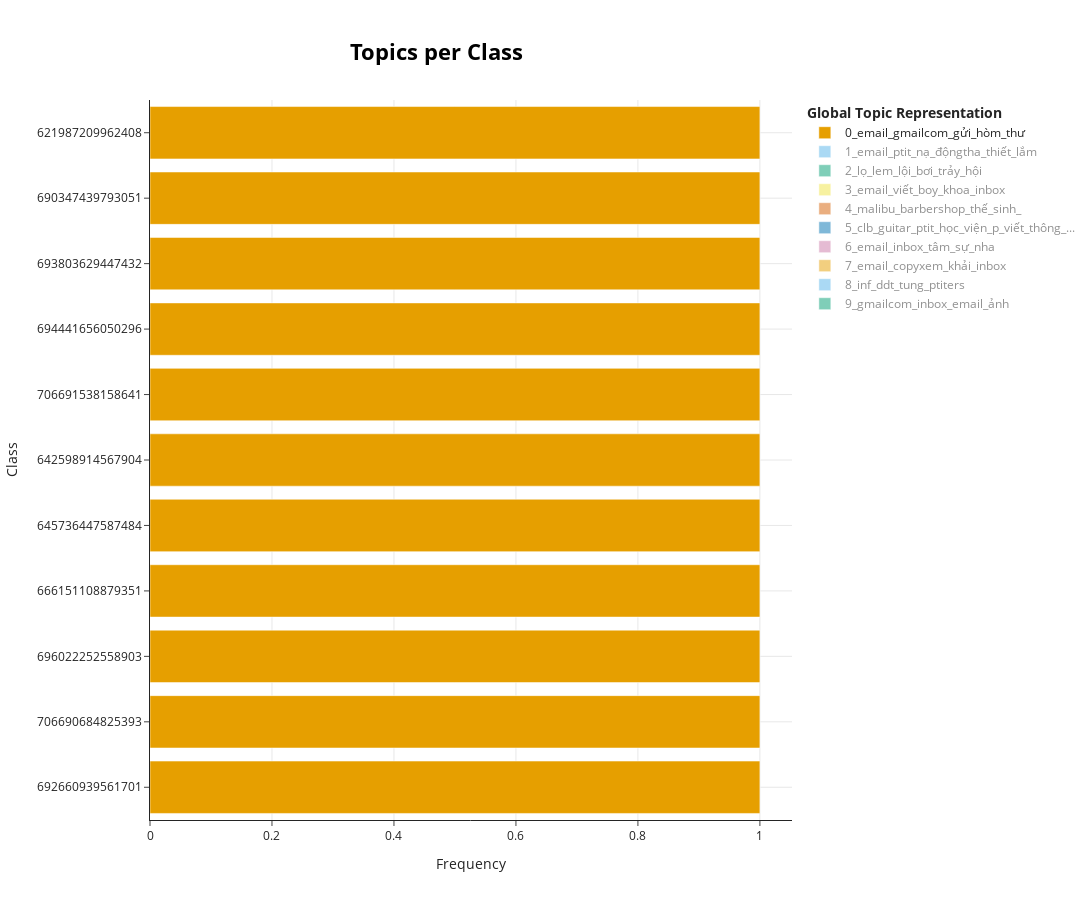

Notebook cell for this chart:
### Code cell
classes = [i for i in papers["post_id"]]
classes = [str(i) for i in classes] # convert to string
topics_per_class = topic_model.topics_per_class(docs, classes=classes)
topic_model.visualize_topics_per_class(topics_per_class)

### Figure 1 — Plotly figure (JSON) as saved in the notebook; plotly's stock layout.template omitted (floating-point values rounded to 4 significant figures)
{"data": [{"hoverinfo": "text", "hovertext": ["<b>Topic 0</b><br>Words: email, hòm_thư, gửi, gmailcom, inbox", "<b>Topic 0</b><br>Words: email, gửi, gmailcom, nhắn_nhủ, hòm_thư", "<b>Topic 0</b><br>Words: gmailcom, email, inbox, gửi, hòm_thư", "<b>Topic 0</b><br>Words: gmailcom, inbox, email, ảnh, gửi", "<b>Topic 0</b><br>Words: ảnh, ktx, inbox, email, gửi", "<b>Topic 0</b><br>Words: gmailcom, email, inbox, hòm_thư, gửi", "<b>Topic 0</b><br>Words: gmailcom, inbox, email, chúc, ktx", "<b>Topic 0</b><br>Words: gmailcom, inbox, email, bàn_phím, chế_", "<b>Topic 0</b><br>Words: gmailcom, inbox, email, hòm_thư, gửi", "<b>Topic 0</b><br>Words: gmailcom, email, ảnh, gửi, hòm_thư", "<b>Topic 0</b><br>Words: email, gửi, inbox, hòm_thư, ảnh"], "marker": {"color": "#E69F00"}, "name": "0_email_gmailcom_gửi_hòm_thư", "orientation": "h", "type": "bar", "visible": true, "x": [1, 1, 1, 1, 1, 1, 1, 1, 1, 1, 1], "y": ["692660939561701", "706690684825393", "696022252558903", "666151108879351", "645736447587484", "642598914567904", "706691538158641", "694441656050296", "693803629447432", "690347439793051", "621987209962408"]}, {"hoverinfo": "text", "hovertext": ["<b>Topic 1</b><br>Words: mõm, hẹn, email, gmailcom, hải_hậunam_định", "<b>Topic 1</b><br>Words: email, khép, lớp, sinh_viên, tham_gia", "<b>Topic 1</b><br>Words: zalo_thui, lười_học, lớp, bảo_thẳng, lắm", "<b>Topic 1</b><br>Words: ptit_nạ, hẹn, chữxem, chăm_xíu, gmailcom", "<b>Topic 1</b><br>Words: email, yêu_thươngtrao, hải_hậunam_định, yêu_thương, chia_tay", "<b>Topic 1</b><br>Words: máy_lọc, ngườikhát, độngtha_thiết, lọc, khát", "<b>Topic 1</b><br>Words: ny, ơiiiii, lắm, _o, má", "<b>Topic 1</b><br>Words: buông_đc, buông, email, tra_tấn, kiểu", "<b>Topic 1</b><br>Words: _link, admin, đc, lắm, chăm_xíu", "<b>Topic 1</b><br>Words: email, chữxem, học, học_tập, ôn_tủ", "<b>Topic 1</b><br>Words: giúp_đỡ, this, trải, độngtha_thiết, đa_sắc", "<b>Topic 1</b><br>Words: cầm, anh_chị, hêy, lười_học, gmailcom"], "marker": {"color": "#56B4E9"}, "name": "1_email_ptit_nạ_độngtha_thiết_lắm", "orientation": "h", "type": "bar", "visible": "legendonly", "x": [1, 1, 1, 1, 1, 1, 1, 1, 1, 1, 1, 1], "y": ["697398442421284", "695360549291740", "661672039327258", "633964018764727", "653654460129016", "699772638850531", "690081493152979", "709929547834840", "697395679088227", "702632028564592", "710840521077076", "691436313017497"]}, {"hoverinfo": "text", "hovertext": ["<b>Topic 2</b><br>Words: bơi, lội, khai_mạc, chính_thức, trảy_hội", "<b>Topic 2</b><br>Words: lọ_lem, giày, trảy_hội, lội, đánh_rơi"], "marker": {"color": "#009E73"}, "name": "2_lọ_lem_lội_bơi_trảy_hội", "orientation": "h", "type": "bar", "visible": "legendonly", "x": [1, 1], "y": ["625459126281883", "693492732811855"]}, {"hoverinfo": "text", "hovertext": ["<b>Topic 3</b><br>Words: kì_học, hoc, email, to, học", "<b>Topic 3</b><br>Words: email, viết, đọc, máy, đăng", "<b>Topic 3</b><br>Words: máy, email, học_bổng, đọc, hội_fa_viễn_thông", "<b>Topic 3</b><br>Words: email, viết, lớp, inbox, đăng", "<b>Topic 3</b><br>Words: đẹp_trai, hội_fa_viễn_thông, tửviễn_thông, boy_khoa, người_yêu"], "marker": {"color": "#F0E442"}, "name": "3_email_viết_boy_khoa_inbox", "orientation": "h", "type": "bar", "visible": "legendonly", "x": [1, 1, 1, 1, 1], "y": ["653654983462297", "6399333506754308", "690884976405964", "653654070129055", "674030364758092"]}, {"hoverinfo": "text", "hovertext": ["<b>Topic 4</b><br>Words: malibu, công_tác, , , ", "<b>Topic 4</b><br>Words: barbershop, malibu, thế_sinh, , "], "marker": {"color": "#D55E00"}, "name": "4_malibu_barbershop_thế_sinh_", "orientation": "h", "type": "bar", "visible": "legendonly", "x": [1, 1], "y": ["711580141003114", "708417191319409"]}, {"hoverinfo": "text", "hovertext": ["<b>Topic 5</b><br>Words: học_viện_p, thắt, xứng, email, đăng", "<b>Topic 5</b><br>Words: kính_cận, miễn_phí, kính, _nguyễn_trãi, free", "<b>Topic 5</b><br>Words: xiên, nhểy, mỹ_đình, start, sáng_lập", "<b>Topic 5</b><br>Words: hanu_nhá, nóng_độ, guitar_ptit, chào_admin, bừng", "<b>Topic 5</b><br>Words: học_viện_p, đào_tạo, học, viết, tiếng_anh", "<b>Topic 5</b><br>Words: học_viện_công_nghệ_bưu_chính_viễn_thông, công_nghệ_thông_tin, học_viện_p, _laodongvn, công_nghệ", "<b>Topic 5</b><br>Words: học, tiếng_anh, học_liệu, giảng_dạy, dạy", "<b>Topic 5</b><br>Words: nghề_giáo, giảng_dạy, giảng_viên, dạy, học", "<b>Topic 5</b><br>Words: ptit_guitar, ptit_guitar_club, clb_guitar_ptit, guitar_ptit_club, guitar_ptit", "<b>Topic 5</b><br>Words: đăng_ký, thông_báo, ad, cmt, học_viện_p", "<b>Topic 5</b><br>Words: tshirt, tào_phớ, thanks, ptit_guitar_club, info"], "marker": {"color": "#0072B2"}, "name": "5_clb_guitar_ptit_học_viện_p_viết_thông_...", "orientation": "h", "type": "bar", "visible": "legendonly", "x": [1, 1, 1, 1, 1, 1, 1, 1, 1, 1, 1], "y": ["623347993159663", "695303192630809", "633401172154345", "642931827867946", "6399352643419061", "643575404470255", "642931237868005", "621607740000355", "625365279624601", "624833689677760", "674029854758143"]}, {"hoverinfo": "text", "hovertext": ["<b>Topic 6</b><br>Words: thị_wibu, email, mọi_người_kì, gmailcom, hòm_thư", "<b>Topic 6</b><br>Words: email, hiểu_biết, viết, tư_duy, gửi", "<b>Topic 6</b><br>Words: hí, gmailcom, email, thoy_nạ, thị_wibu", "<b>Topic 6</b><br>Words: email, tâm_sự, bắt_chuyện, vô_tình, bớt", "<b>Topic 6</b><br>Words: email, nhắn, yêu_thương, quên, tâm_sự", "<b>Topic 6</b><br>Words: email, cung_ma_kết_tớ, mọi_người_kì, có_lẽ, lời_lẽ", "<b>Topic 6</b><br>Words: email, rảnh, thoy_nạ, nha, hòm_thư", "<b>Topic 6</b><br>Words: email, inbox, trapboy, gmailcom, làm_quen", "<b>Topic 6</b><br>Words: thooii, email, gửi, inbox, hòm_thư", "<b>Topic 6</b><br>Words: email, hòm_thư, inbox, gửi, gmailcom", "<b>Topic 6</b><br>Words: trapboy, email, tình_yêu, duyên, người_yêu"], "marker": {"color": "#CC79A7"}, "name": "6_email_inbox_tâm_sự_nha", "orientation": "h", "type": "bar", "visible": "legendonly", "x": [1, 1, 1, 1, 1, 1, 1, 1, 1, 1, 1], "y": ["622642276563568", "699771272184001", "690877306406731", "674030874758041", "698507972310331", "707249684769493", "695715429256252", "703209551840173", "702188748608920", "646690924158703", "702190578608737"]}, {"hoverinfo": "text", "hovertext": ["<b>Topic 7</b><br>Words: khải, inbox, email, thanks, trọ", "<b>Topic 7</b><br>Words: thi_xstk, gmailcom, hòm_thư, email, máy_tính", "<b>Topic 7</b><br>Words: tham_quan, anh_trai, inbox, xa_hà_đông, email", "<b>Topic 7</b><br>Words: email, chán, thang_máy, gmailcom, khải", "<b>Topic 7</b><br>Words: email, copyxem, clb, định_hướng, thi_xstk", "<b>Topic 7</b><br>Words: gmailcom, copyxem, email, inbox, offical", "<b>Topic 7</b><br>Words: email, inbox, gửi, sinh_viên, hòm_thư", "<b>Topic 7</b><br>Words: copyxem, email, nhá, lắm, báo_chí", "<b>Topic 7</b><br>Words: mò_mỹ, lexus_đời, táo_rào, gmailcom, email", "<b>Topic 7</b><br>Words: inbox, nhẹ, copyxem, tnv_cực, thi_xstk", "<b>Topic 7</b><br>Words: email, hòm_thư, gửi, thư_viện, offical", "<b>Topic 7</b><br>Words: email, gửi, inbox, trọ, hậu_bối", "<b>Topic 7</b><br>Words: malibu, khải, email, hạn, khỏe"], "marker": {"color": "#E69F00"}, "name": "7_email_copyxem_khải_inbox", "orientation": "h", "type": "bar", "visible": "legendonly", "x": [1, 1, 1, 1, 1, 1, 1, 1, 1, 1, 1, 1, 1], "y": ["695857642575364", "640106671483795", "690364866457975", "707252818102513", "701568028670992", "633906272103835", "674028851424910", "633852428775886", "697398102421318", "649316917229437", "707343791426749", "649316033896192", "707249101436218"]}, {"hoverinfo": "text", "hovertext": ["<b>Topic 8</b><br>Words: fpt_softwarexem, chửi, tung, ptiters, ddt", "<b>Topic 8</b><br>Words: fpt_softwarexem, viết, giày, email, page", "<b>Topic 8</b><br>Words: học_viện_hoàng_gia, đẻ, lỡ, đà_lạt, nho_nhỏ", "<b>Topic 8</b><br>Words: page, anti_hv, chính_thức, nam_dcn, tung", "<b>Topic 8</b><br>Words: đám_cưới, cưới, sự_kiện, đà_lạt, nho_nhỏ", "<b>Topic 8</b><br>Words: vòi_xịt, rửa, xà_phòng, nhà_vệ_sinh, xịt", "<b>Topic 8</b><br>Words: chụp, inf, lỡ, itfest, fest", "<b>Topic 8</b><br>Words: itfest, fest, inf, quẩy, ddt"], "marker": {"color": "#56B4E9"}, "name": "8_inf_ddt_tung_ptiters", "orientation": "h", "type": "bar", "visible": "legendonly", "x": [1, 1, 1, 1, 1, 1, 1, 1], "y": ["650312880463174", "691846249643170", "689951799832615", "639562851538177", "700920245402437", "710847251076403", "713011140860014", "713010110860117"]}, {"hoverinfo": "text", "hovertext": ["<b>Topic 9</b><br>Words: gmailcom, inbox, email, ảnh, hòm_thư", "<b>Topic 9</b><br>Words: gmailcom, inbox, email, ảnh, hòm_thư", "<b>Topic 9</b><br>Words: gmailcom, inbox, email, ảnh, hòm_thư", "<b>Topic 9</b><br>Words: gmailcom, inbox, email, ảnh, hòm_thư", "<b>Topic 9</b><br>Words: gmailcom, inbox, email, ảnh, hòm_thư", "<b>Topic 9</b><br>Words: gmailcom, inbox, email, ảnh, hòm_thư", "<b>Topic 9</b><br>Words: gmailcom, inbox, email, ảnh, hòm_thư", "<b>Topic 9</b><br>Words: gmailcom, inbox, email, ảnh, hòm_thư", "<b>Topic 9</b><br>Words: gmailcom, inbox, email, ảnh, hòm_thư", "<b>Topic 9</b><br>Words: gmailcom, inbox, email, ảnh, gửi", "<b>Topic 9</b><br>Words: gmailcom, inbox, email, ảnh, hòm_thư", "<b>Topic 9</b><br>Words: gmailcom, inbox, email, ảnh, hòm_thư", "<b>Topic 9</b><br>Words: gmailcom, inbox, email, ảnh, hòm_thư", "<b>Topic 9</b><br>Words: gmailcom, inbox, email, ảnh, hòm_thư"], "marker": {"color": "#009E73"}, "name": "9_gmailcom_inbox_email_ảnh", "orientation": "h", "type": "bar", "visible": "legendonly", "x": [1, 1, 1, 1, 1, 1, 1, 1, 1, 1, 1, 1, 1, 1], "y": ["6392187027468956", "6396928743661451", "623347319826397", "665130695648059", "649317320562730", "639426934885102", "643588561135606", "640110071483455", "693487102812418", "621986566629139", "659411649553297", "621988679962261", "640107111483751", "695425192618609"]}], "layout": {"height": 900, "hoverlabel": {"bgcolor": "white", "font": {"family": "Rockwell", "size": 16}}, "legend": {"title": {"text": "<b>Global Topic Representation"}}, "title": {"font": {"color": "Black", "size": 22}, "text": "<b>Topics per Class</b>", "x": 0.4, "xanchor": "center", "y": 0.95, "yanchor": "top"}, "width": 1250, "xaxis": {"showgrid": true, "title": {"text": "Frequency"}}, "yaxis": {"showgrid": true, "title": {"text": "Class"}}}}
